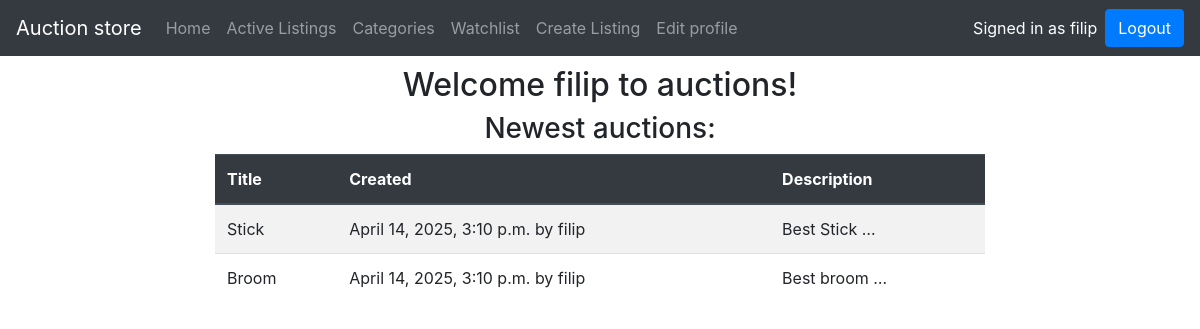
The app's page / (signed in), older data.
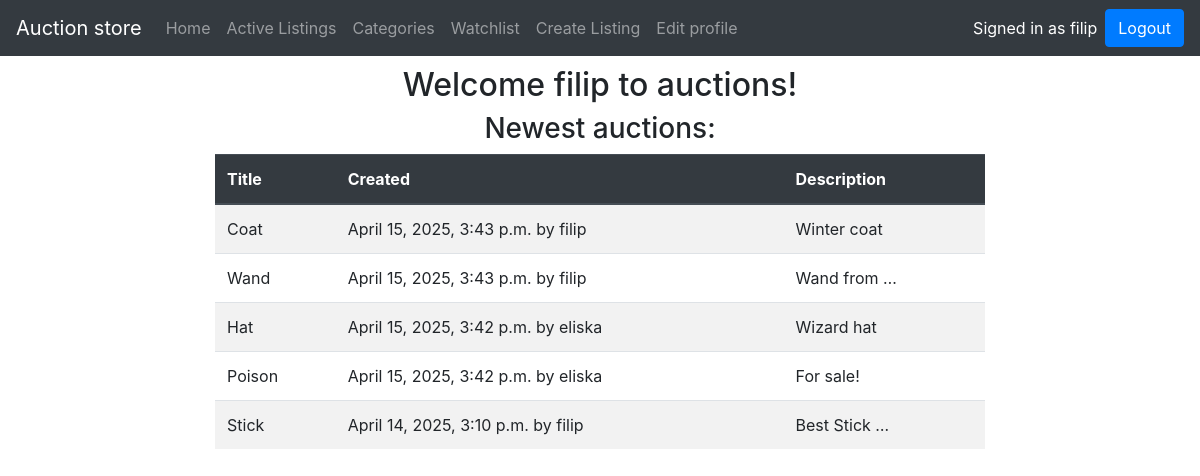
The same page, newer data.
### auctions/models.py (models this page shows, shortened)
class Auction(models.Model):
    class Status(models.TextChoices):
        ACTIVE = 'AC', 'Active'
        INACTIVE = 'IN', 'Inactive'
    title = models.CharField(max_length=250)
    author = models.ForeignKey(
        settings.AUTH_USER_MODEL,
        on_delete=models.CASCADE,
        related_name = "user_auctions"
    )
    body = models.TextField()
    figure_url = models.CharField(max_length=250, blank=True, null=True)
    start_bid = models.PositiveIntegerField()
    created = models.DateTimeField(auto_now_add=True)
    updated = models.DateTimeField(auto_now=True)
    status = models.CharField(
        max_length = 2,
        choices = Status,
        default=Status.ACTIVE,
    )
    class Meta:
        ordering = ["-created"]
        indexes = [
            models.Index(fields=["-created"]),
        ]
    objects = models.Manager()
    active = ActiveManager()

### auctions/views.py (the view)
# urls.py: path("", views.index, name="index"),
def index(request):
    auctions = Auction.objects.all()[:5]
    return render(request, "auctions/index.html", {
        "auctions": auctions
    })

### auctions/templates/auctions/index.html
{% extends "auctions/layout.html" %}
{% block body %}
    {% if request.user.is_authenticated %}
        <h2 class="text-center">Welcome {{ request.user.first_name|default:request.user.username }} to auctions!</h2>
        <h3 class="text-center">Newest auctions:</h3>
        <div class="container" style="max-width: 800px;">
        <table class="table table-striped table-hover">
            <thead class="thead-dark">
            <tr>
                <th scope="col">Title</th>
                <th scope="col">Created</th>
                <th scope="col">Description</th>
            </tr>
            </thead>
        {% for auction in auctions  %}
            <tr onclick="window.location='#'" style="cursor: pointer;">
            <td>{{ auction.title }}</td>
            <td>{{ auction.created }} by {{ auction.author }}</td>
            <td>{{ auction.body|truncatewords:2 }}</td>
            </tr>
        {% endfor %}
        </table>
        </div>
    {% else %}
        <h2>Welcome to our auctions website!</h2>
        <h4>Log-in to continue</h4>
    {% endif %}
{% endblock body %}

### auctions/templates/auctions/layout.html (shortened to what this page needs)
{% load static %}
<!DOCTYPE html>
<html lang="en">
<head>
    <link rel="stylesheet" href="https://stackpath.bootstrapcdn.com/bootstrap/4.4.1/css/bootstrap.min.css">
    <link href="{% static 'auctions/styles.css' %}" rel="stylesheet">
</head>
<body>
    <nav class="navbar navbar-expand-lg navbar-dark bg-dark">
        <a class="navbar-brand" href="{% url "auctions:index" %}">Auction store</a>
        <div class="collapse navbar-collapse" id="navbarSupportedContent">
          <ul class="navbar-nav mr-auto">
            <li class="nav-item ">
              <a class="nav-link" href="{% url "auctions:index" %}">Home <span class="sr-only">(current)</span></a>
            </li>
            {% if request.user.is_authenticated %}
            <li class="nav-item ">
                <a class="nav-link" href="#">Active Listings <span class="sr-only">(current)</span></a>
            </li>
            <li class="nav-item ">
                <a class="nav-link" href="#">Categories <span class="sr-only">(current)</span></a>
            </li>
            <li class="nav-item ">
                <a class="nav-link" href="#">Watchlist <span class="sr-only">(current)</span></a>
            </li>
            <li class="nav-item ">
                <a class="nav-link" href="#">Create Listing <span class="sr-only">(current)</span></a>
            </li>
          <li class="nav-item ">
              <a class="nav-link" href="{% url "auctions:edit" %}">Edit profile <span class="sr-only">(current)</span></a>
          </li>
            {% endif %}
        </ul>
          <span class="form-inline my-2 my-lg-0">
            {% if request.user.is_authenticated %}
                <div class="pr-2 text-white">
                Signed in as {{ request.user.first_name|default:request.user.username }}
                </div>
                <form action="{% url "auctions:logout" %}" method="post" >
                    <button type="submit" class="btn btn-primary">Logout</button>
                </form>
            {% else %}
                <div class="pr-2">
                <a type="button" class="btn btn-primary" href="{% url "auctions:register" %}">Register</a>
                </div>
                <a type="button" class="btn btn-primary" href="{% url "auctions:login" %}">Log-in</a>
            {% endif %}
          </span>
        </div>
      </nav>
    <main>
    {% block body %}
    {% endblock %}
    </main>
</body>
</html>

### auctions/static/auctions/styles.css (style rules this page uses)
main { padding: 10px; }

Row changes from the older to the newer data that the page shows:
no longer on this page (row unchanged): Auction: title "Broom", created "April 14, 2025, 3:10 p.m.", author "filip", body "Best broom …"
added Auction: title "Coat", created "April 15, 2025, 3:43 p.m.", author "filip", body "Winter coat"
added Auction: title "Wand", created "April 15, 2025, 3:43 p.m.", author "filip", body "Wand from …"
added Auction: title "Hat", created "April 15, 2025, 3:42 p.m.", author "eliska", body "Wizard hat"
added Auction: title "Poison", created "April 15, 2025, 3:42 p.m.", author "eliska", body "For sale!"
